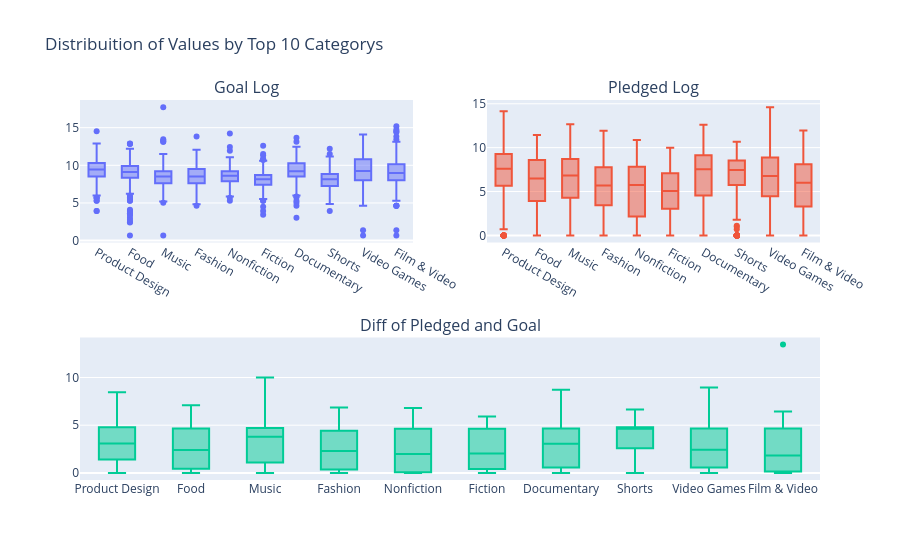

Source (notebook cell):
### Code cell
cat_fill = df_kick[df_kick.category.isin(categorys_failed[:10].index.values)]

#First plot
trace0 = go.Box(
    x=cat_fill['category'],
    y=cat_fill['goal_log'].head(100000),
    name="Failed Category's", showlegend=False
)

#Second plot
trace1 = go.Box(
    x=cat_fill['category'],
    y=cat_fill['pledged_log'].head(100000),
    name="Sucessful Category's", showlegend=False
)

#Third plot
trace2 = go.Box(
    x=cat_fill['category'],
    y=np.log(cat_fill['diff_pledged_goal'] + 1).head(100000),
    name="Pledged", showlegend=False
)

#Creating the grid
fig = tls.make_subplots(rows=2, cols=2, specs=[[{}, {}], [{'colspan': 2}, None]],
                          subplot_titles=('Goal Log','Pledged Log', "Diff of Pledged and Goal", ))

#setting the figs
fig.append_trace(trace0, 1, 1)
fig.append_trace(trace1, 1, 2)
fig.append_trace(trace2, 2, 1)

fig['layout'].update(showlegend=True, 
                     title="Distribuition of Values by Top 10 Categorys")
iplot(fig)

### Figure 1 — Plotly figure (JSON) as saved in the notebook; plotly's stock layout.template omitted (floating-point values rounded to 4 significant figures; data arrays with more than 128 entries replaced by an {"elided": "..."} marker saying what was removed)
{"data": [{"name": "Failed Category's", "showlegend": false, "type": "box", "x": {"elided": "2947 str values"}, "xaxis": "x", "y": {"elided": "2947 float values"}, "yaxis": "y"}, {"name": "Sucessful Category's", "showlegend": false, "type": "box", "x": {"elided": "2947 str values"}, "xaxis": "x2", "y": {"elided": "2947 float values"}, "yaxis": "y2"}, {"name": "Pledged", "showlegend": false, "type": "box", "x": {"elided": "2947 str values"}, "xaxis": "x3", "y": {"elided": "2947 float values"}, "yaxis": "y3"}], "layout": {"annotations": [{"font": {"size": 16}, "showarrow": false, "text": "Goal Log", "x": 0.225, "xanchor": "center", "xref": "paper", "y": 1, "yanchor": "bottom", "yref": "paper"}, {"font": {"size": 16}, "showarrow": false, "text": "Pledged Log", "x": 0.775, "xanchor": "center", "xref": "paper", "y": 1, "yanchor": "bottom", "yref": "paper"}, {"font": {"size": 16}, "showarrow": false, "text": "Diff of Pledged and Goal", "x": 0.5, "xanchor": "center", "xref": "paper", "y": 0.375, "yanchor": "bottom", "yref": "paper"}], "showlegend": true, "title": {"text": "Distribuition of Values by Top 10 Categorys"}, "xaxis": {"anchor": "y", "domain": [0, 0.45]}, "xaxis2": {"anchor": "y2", "domain": [0.55, 1]}, "xaxis3": {"anchor": "y3", "domain": [0, 1]}, "yaxis": {"anchor": "x", "domain": [0.625, 1]}, "yaxis2": {"anchor": "x2", "domain": [0.625, 1]}, "yaxis3": {"anchor": "x3", "domain": [0, 0.375]}}}
